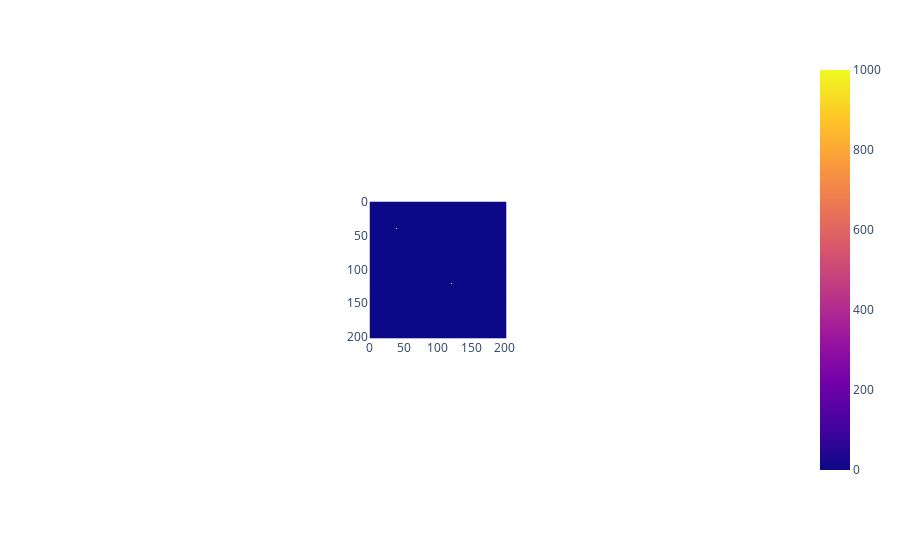

The notebook cell this image was saved under:
### Code cell
px.imshow(np.diag(w))

### Figure 1 — Plotly figure (JSON) as saved in the notebook; plotly's stock layout.template omitted (floating-point values rounded to 4 significant figures; data arrays with more than 128 entries replaced by an {"elided": "..."} marker saying what was removed)
{"data": [{"coloraxis": "coloraxis", "type": "heatmap", "z": {"elided": "203x203 int values"}}], "layout": {"autosize": true, "coloraxis": {"colorscale": [[0, "#0d0887"], [0.1111, "#46039f"], [0.2222, "#7201a8"], [0.3333, "#9c179e"], [0.4444, "#bd3786"], [0.5556, "#d8576b"], [0.6667, "#ed7953"], [0.7778, "#fb9f3a"], [0.8889, "#fdca26"], [1, "#f0f921"]]}, "margin": {"t": 60}, "xaxis": {"autorange": true, "constrain": "domain", "domain": [0.4043, 0.5957], "range": [-0.5, 202.5], "scaleanchor": "y"}, "yaxis": {"autorange": true, "constrain": "domain", "domain": [0, 1], "range": [202.5, -0.5]}}}
